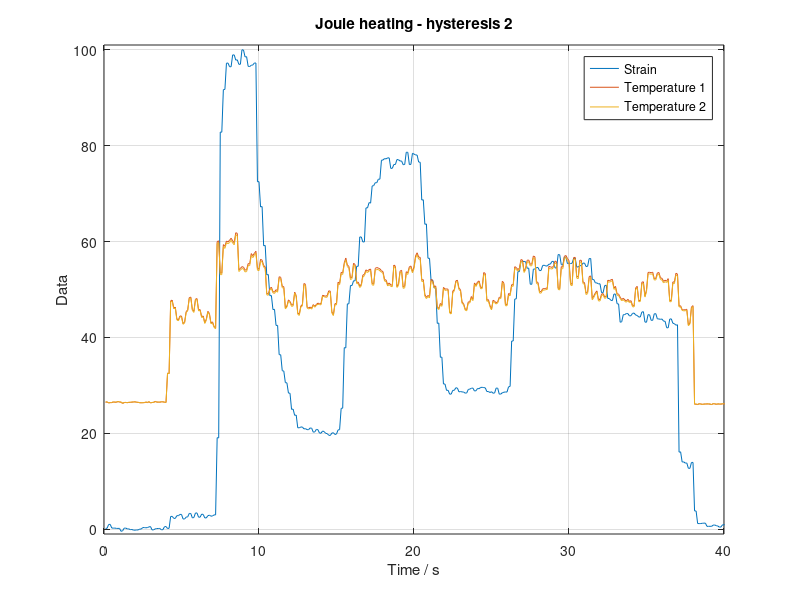

This figure's MATLAB source:
close all;
clear all;

load('ele_hys_2.txt');
z2=length(ele_hys_2);
s2=(ele_hys_2(1:z2,2));
smax2=max(s2);
sp2=s2/smax2*100;
T21=(ele_hys_2(1:z2,3));
T22=(ele_hys_2(1:z2,4));
t2=(.1:.1:z2/10)';

scrsz=get(0,'Screensize');
figure('Position',[1 scrsz(4) scrsz(3) scrsz(4)])
plot(t2,sp2,t2,T21,t2,T22);
xlim([0 40]);
ylim([-1 101]);
xlabel('Time / s');
ylabel('Data');
title('Joule heating - hysteresis 2');
grid on;
legend('Strain','Temperature 1','Temperature 2','Location','Best');